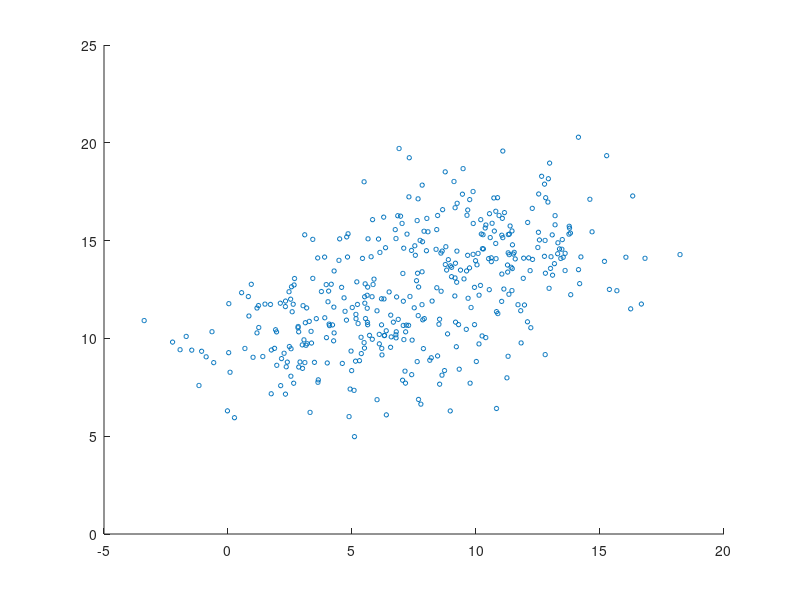

The MATLAB source for this figure: (Note: this script raises an error after producing the figure.)
MU1 = [5 10];
SIGMA1 = [8 0; 0 4];
MU2 = [10 15];
SIGMA2 = [8 0; 0 4];
X = [mvnrnd(MU1,SIGMA1,200);
mvnrnd(MU2,SIGMA2,200)];
figure
scatter(X(:,1),X(:,2),10);
options = statset('Display','final');
obj = gmdistribution.fit(X,2,'Options',options);
hold on
h = ezcontour(@(x,y)pdf(obj,[x y]),[0 25],[0 25]);
hold off